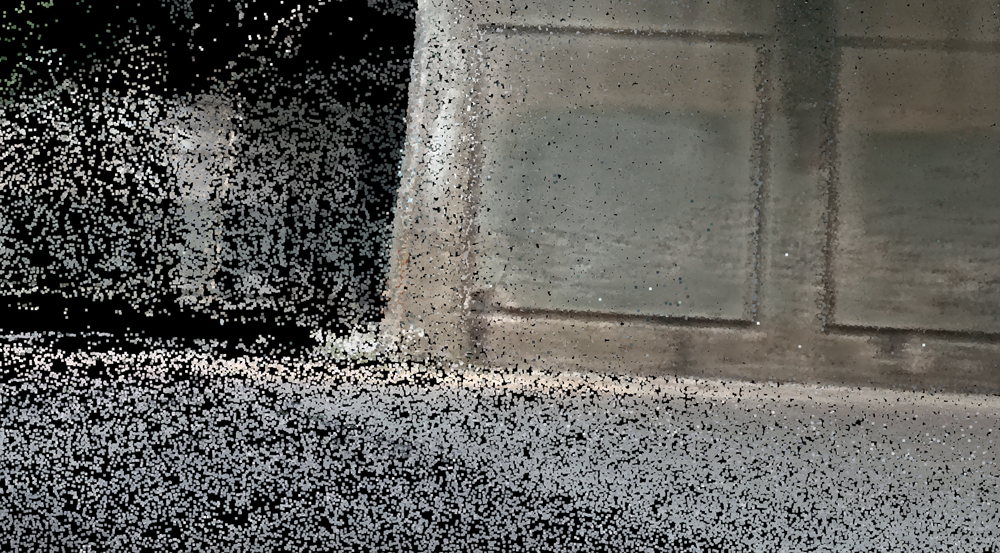
#> input picture image1.png, 1000 x 553 px, shrunk from 1853 x 1025 before the run, found by its file name
$ python edges.py
#> lines starting #> are read from the running program, lines starting #| are printed output that depends on the picture
import cv2
from matplotlib import pyplot as plt
img1 = cv2.imread('image1.png',0)
#> img1: shape (553, 1000); min 0, max 255, mean 94
img2 = cv2.imread('image2.png',0)
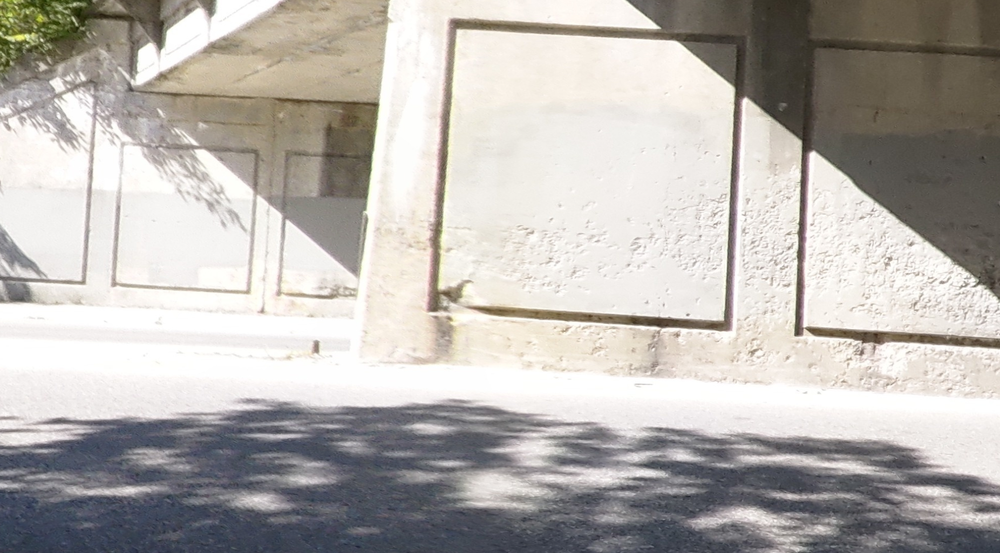
#> input picture image2.png, 1000 x 553 px, shrunk from 1853 x 1025 before the run, found by its file name
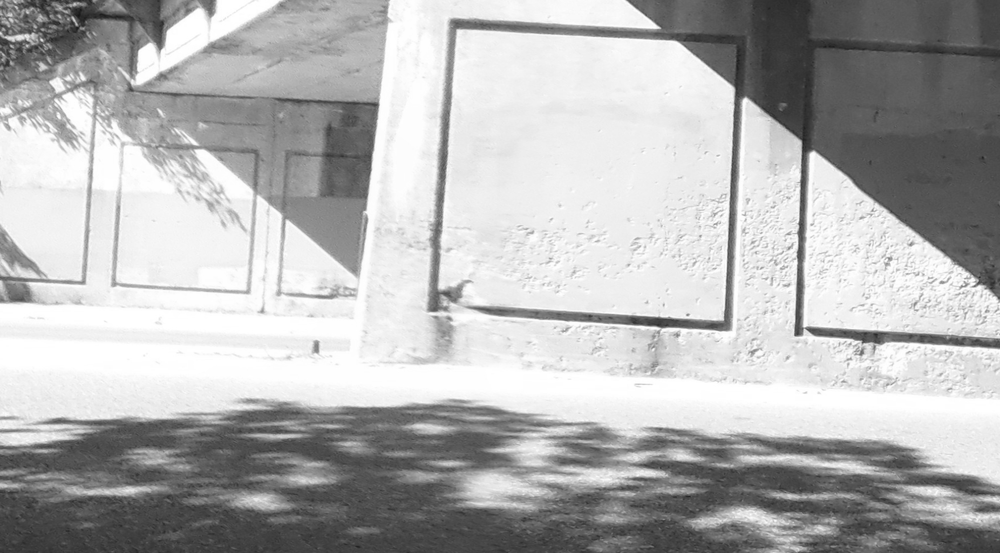
#> img2: shape (553, 1000); min 21, max 255, mean 179.6
edges1 = cv2.Canny(img1,500,10)
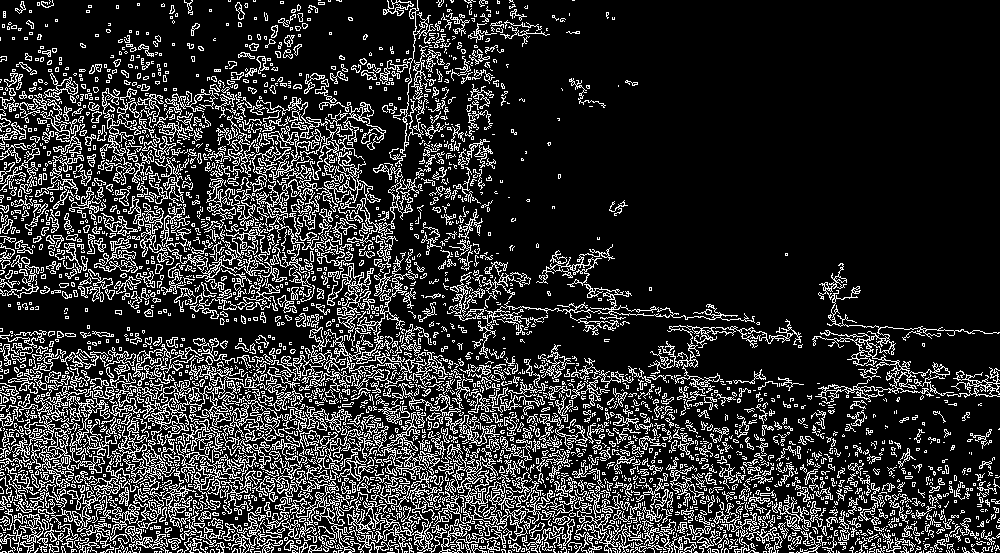
#> edges1: shape (553, 1000); 18.4% white in thin lines or dots
edges2 = cv2.Canny(img2,100,200)
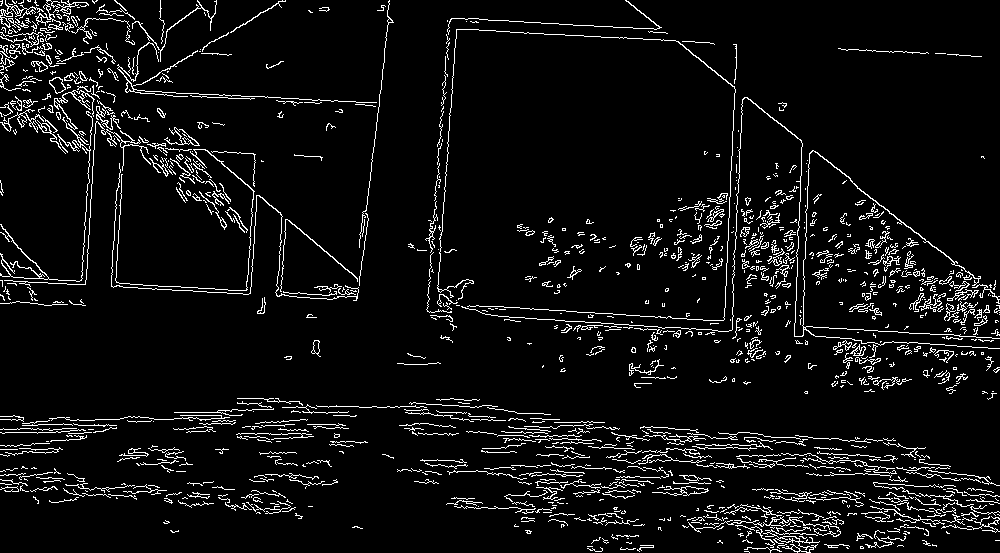
#> edges2: shape (553, 1000); 6.2% white in thin lines or dots
plt.subplot(121),plt.imshow(edges1,cmap = 'gray')
plt.title('Original Image'), plt.xticks([]), plt.yticks([])
plt.subplot(122),plt.imshow(edges2,cmap = 'gray')
plt.title('Edge Image'), plt.xticks([]), plt.yticks([])
plt.show()
